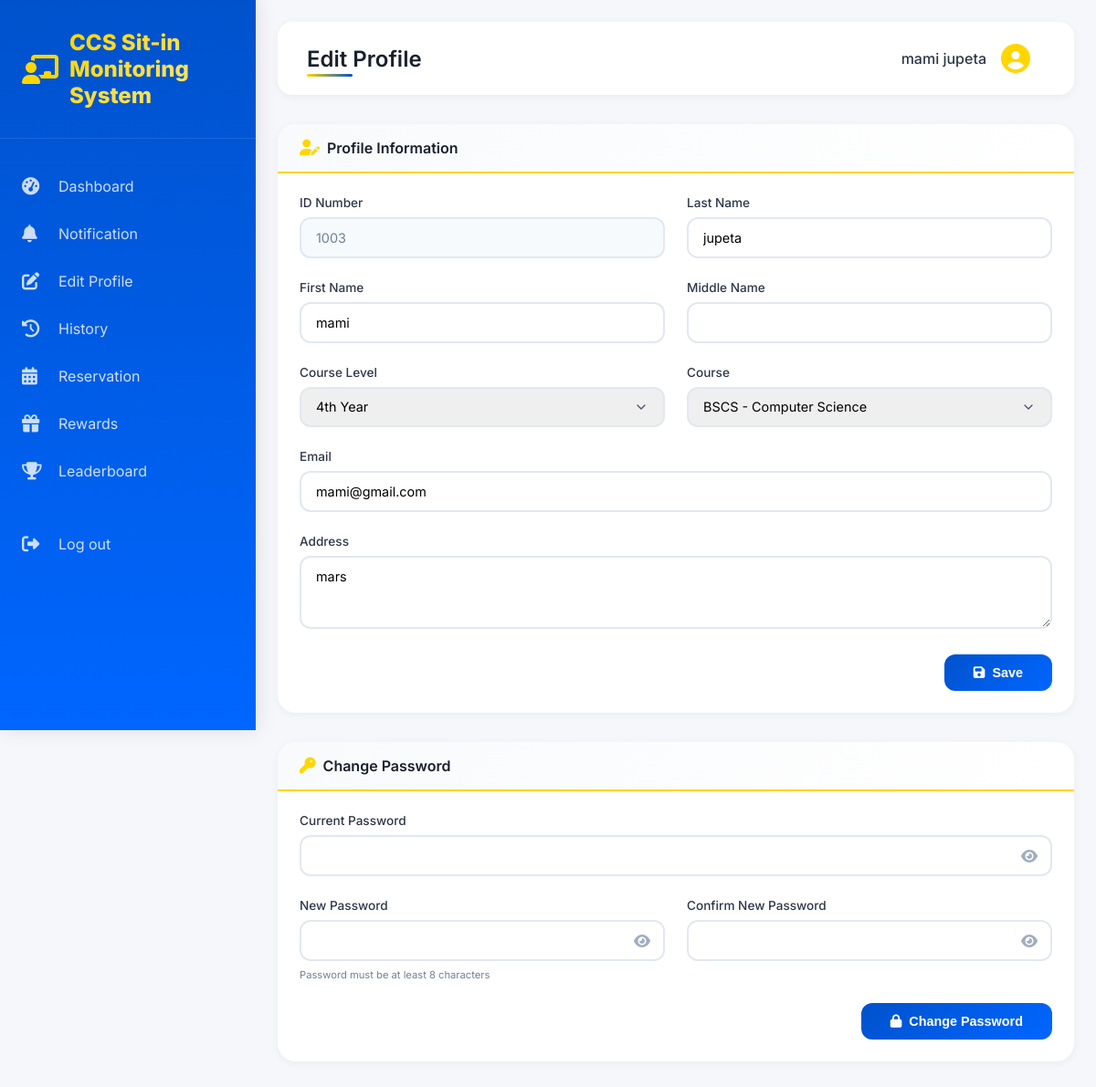
/student_edit_profile.php (signed in), run on the app's committed database.
### tables this page shows
CREATE TABLE `users` (
  `id` int(11) NOT NULL,
  `id_number` varchar(50) NOT NULL,
  `last_name` varchar(100) NOT NULL,
  `first_name` varchar(100) NOT NULL,
  `middle_name` varchar(100) DEFAULT NULL,
  `course_level` int(11) NOT NULL,
  `course` varchar(50) NOT NULL,
  `password` varchar(255) NOT NULL,
  `email` varchar(100) NOT NULL,
  `address` text NOT NULL,
  `session_count` int(11) DEFAULT 0,
  `created_at` timestamp NOT NULL DEFAULT current_timestamp(),
  `updated_at` timestamp NOT NULL DEFAULT current_timestamp() ON UPDATE current_timestamp(),
  `profile_picture` varchar(255) DEFAULT 'default-avatar.png',
  `role` varchar(20) DEFAULT 'student'
);

### student_edit_profile.php (the view, shortened to what this page needs)
<?php
require_once 'config/database.php';
$user_id = $_SESSION['user_id'];
$query = "SELECT * FROM users WHERE id = $user_id";
$result = mysqli_query($conn, $query);
$user = mysqli_fetch_assoc($result);
?>
<!DOCTYPE html>
<html lang="en">
<head>
    <link rel="stylesheet" href="frontend/dashboard.css">
    <link rel="stylesheet" href="https://cdnjs.cloudflare.com/ajax/libs/font-awesome/6.4.0/css/all.min.css">
</head>
<body>
    <div class="container">
        <aside class="sidebar">
            <div class="sidebar-header">
                <div class="logo">
                    <i class="fas fa-chalkboard-user"></i>
                    <span>CCS Sit-in Monitoring System</span>
                </div>
            </div>
                <nav class="sidebar-nav">
                    <a href="student_dashboard.php" class="nav-item"><i class="fas fa-tachometer-alt"></i><span>Dashboard</span></a>
                    <a href="student_notifications.php" class="nav-item"><i class="fas fa-bell"></i><span>Notification</span></a>
                    <a href="student_edit_profile.php" class="nav-item"><i class="fas fa-edit"></i><span>Edit Profile</span></a>
                    <a href="student_history.php" class="nav-item"><i class="fas fa-history"></i><span>History</span></a>
                    <a href="student_reservation.php" class="nav-item"><i class="fas fa-calendar-alt"></i><span>Reservation</span></a>
                    <a href="student_rewards.php" class="nav-item"><i class="fas fa-gift"></i><span>Rewards</span></a>
                    <a href="student_leaderboard.php" class="nav-item"><i class="fas fa-trophy"></i><span>Leaderboard</span></a>
                    <a href="logout.php" class="nav-item logout" onclick="return confirm('Are you sure you want to logout?')">
                        <i class="fas fa-sign-out-alt"></i><span>Log out</span>
                    </a>
                </nav>
        </aside>
        <main class="main-content">
            <header class="top-header">
                <div class="header-title">
                    <h1>Edit Profile</h1>
                </div>
                <div class="user-info">
                    <span class="user-name"><?php echo htmlspecialchars($_SESSION['user_name']); ?></span>
                    <i class="fas fa-user-circle"></i>
                </div>
            </header>
            <div class="profile-card">
                <div class="card-header">
                    <h2><i class="fas fa-user-edit"></i> Profile Information</h2>
                </div>
                <div class="card-body">
                    <form method="POST" action="">
                        <div class="form-row">
                            <div class="form-group">
                                <label for="id_number">ID Number</label>
                                <input type="text" id="id_number" name="id_number" class="form-control"
                                       value="<?php echo htmlspecialchars($user['id_number']); ?>" readonly>
                            </div>
                            <div class="form-group">
                                <label for="last_name">Last Name</label>
                                <input type="text" id="last_name" name="last_name" class="form-control"
                                       value="<?php echo htmlspecialchars($user['last_name']); ?>" required>
                            </div>
                        </div>
                        <div class="form-row">
                            <div class="form-group">
                                <label for="first_name">First Name</label>
                                <input type="text" id="first_name" name="first_name" class="form-control"
                                       value="<?php echo htmlspecialchars($user['first_name']); ?>" required>
                            </div>
                            <div class="form-group">
                                <label for="middle_name">Middle Name</label>
                                <input type="text" id="middle_name" name="middle_name" class="form-control"
                                       value="<?php echo htmlspecialchars($user['middle_name']); ?>">
                            </div>
                        </div>
                        <div class="form-row">
                            <div class="form-group">
                                <label for="course_level">Course Level</label>
                                <select name="course_level" id="course_level" class="form-control" required>
                                    <option value="4" <?php echo $user['course_level'] == 4 ? 'selected' : ''; ?>>4th Year</option>
                                </select>
                            </div>
                            <div class="form-group">
                                <label for="course">Course</label>
                                <select name="course" id="course" class="form-control" required>
                                    <option value="BSCS" <?php echo $user['course'] == 'BSCS' ? 'selected' : ''; ?>>BSCS - Computer Science</option>
                                </select>
                            </div>
                        </div>
                        <div class="form-row">
                            <div class="form-group full-width">
                                <label for="email">Email</label>
                                <input type="email" id="email" name="email" class="form-control"
                                       value="<?php echo htmlspecialchars($user['email']); ?>" required>
                            </div>
                        </div>
                        <div class="form-row">
                            <div class="form-group full-width">
                                <label for="address">Address</label>
                                <textarea id="address" name="address" class="form-control" rows="3" required><?php echo htmlspecialchars($user['address']); ?></textarea>
                            </div>
                        </div>
                        <div class="form-buttons">
                            <button type="submit" name="update_profile" class="btn-save">
                                <i class="fas fa-save"></i> Save
                            </button>
                        </div>
                    </form>
                </div>
            </div>
            <div class="profile-card">
                <div class="card-header">
                    <h2><i class="fas fa-key"></i> Change Password</h2>
                </div>
                <div class="card-body">
                    <form method="POST" action="">
                        <div class="form-row">
                            <div class="form-group full-width">
                                <label for="current_password">Current Password</label>
                                <div class="password-wrapper">
                                    <input type="password" id="current_password" name="current_password" class="form-control" required>
                                    <i class="fas fa-eye toggle-password" data-target="current_password"></i>
                                </div>
                            </div>
                        </div>
                        <div class="form-row">
                            <div class="form-group">
                                <label for="new_password">New Password</label>
                                <div class="password-wrapper">
                                    <input type="password" id="new_password" name="new_password" class="form-control" required>
                                    <i class="fas fa-eye toggle-password" data-target="new_password"></i>
                                </div>
                                <small class="form-hint">Password must be at least 8 characters</small>
                            </div>
                            <div class="form-group">
                                <label for="confirm_password">Confirm New Password</label>
                                <div class="password-wrapper">
                                    <input type="password" id="confirm_password" name="confirm_password" class="form-control" required>
                                    <i class="fas fa-eye toggle-password" data-target="confirm_password"></i>
                                </div>
                            </div>
                        </div>
                        <div class="form-buttons">
                            <button type="submit" name="change_password" class="btn-change-password">
                                <i class="fas fa-lock"></i> Change Password
                            </button>
                        </div>
                    </form>
                </div>
            </div>
        </main>
    </div>
</body>
</html>

### data on the page
users: id_number "1003", last_name "jupeta", first_name "mami", course_level "4th Year", course "BSCS - Computer Science", email "mami@gmail.com", address "mars"

### other printed values
$_SESSION['user_name'] "mami jupeta"
